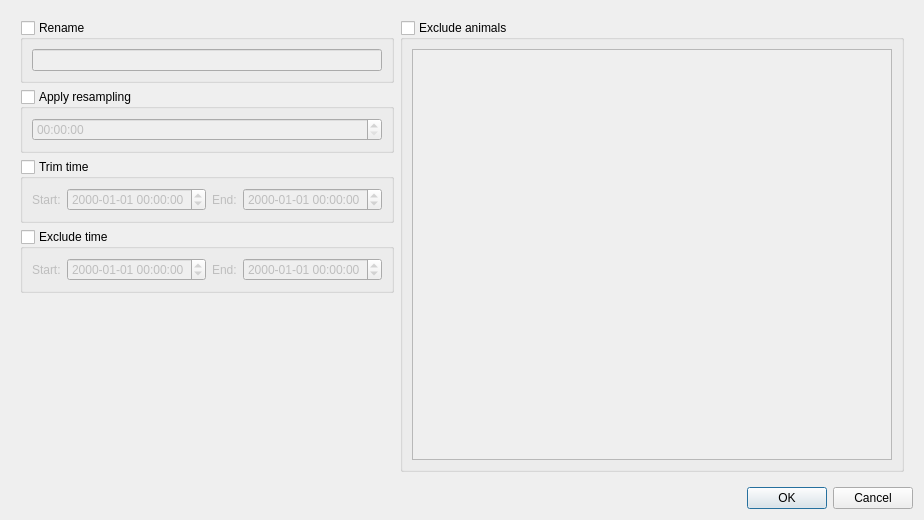
<?xml version="1.0" encoding="UTF-8"?>
<ui version="4.0">
 <author>Anton Rau</author>
 <class>AdjustDatasetDialog</class>
 <widget class="QDialog" name="AdjustDatasetDialog">
  <property name="geometry">
   <rect>
    <x>0</x>
    <y>0</y>
    <width>924</width>
    <height>520</height>
   </rect>
  </property>
  <property name="windowTitle">
   <string>Adjust Dataset</string>
  </property>
  <layout class="QVBoxLayout" name="verticalLayout">
   <item>
    <widget class="QWidget" name="widgetMain" native="true">
     <layout class="QHBoxLayout" name="horizontalLayout_4">
      <item>
       <widget class="QWidget" name="widgetLeft" native="true">
        <property name="sizePolicy">
         <sizepolicy hsizetype="Fixed" vsizetype="Preferred">
          <horstretch>0</horstretch>
          <verstretch>0</verstretch>
         </sizepolicy>
        </property>
        <layout class="QVBoxLayout" name="verticalLayout_4">
         <property name="leftMargin">
          <number>0</number>
         </property>
         <property name="topMargin">
          <number>0</number>
         </property>
         <property name="rightMargin">
          <number>0</number>
         </property>
         <property name="bottomMargin">
          <number>0</number>
         </property>
         <item>
          <widget class="QGroupBox" name="groupBoxRename">
           <property name="title">
            <string>Rename</string>
           </property>
           <property name="checkable">
            <bool>true</bool>
           </property>
           <property name="checked">
            <bool>false</bool>
           </property>
           <layout class="QVBoxLayout" name="verticalLayout_3">
            <item>
             <widget class="QLineEdit" name="lineEditName"/>
            </item>
           </layout>
          </widget>
         </item>
         <item>
          <widget class="QGroupBox" name="groupBoxResampling">
           <property name="title">
            <string>Apply resampling</string>
           </property>
           <property name="checkable">
            <bool>true</bool>
           </property>
           <property name="checked">
            <bool>false</bool>
           </property>
           <layout class="QVBoxLayout" name="verticalLayout_2">
            <item>
             <widget class="QTimeEdit" name="timeEditResamplingInterval">
              <property name="displayFormat">
               <string>HH:mm:ss</string>
              </property>
             </widget>
            </item>
           </layout>
          </widget>
         </item>
         <item>
          <widget class="QGroupBox" name="groupBoxTrimTime">
           <property name="title">
            <string>Trim time</string>
           </property>
           <property name="checkable">
            <bool>true</bool>
           </property>
           <property name="checked">
            <bool>false</bool>
           </property>
           <layout class="QHBoxLayout" name="horizontalLayout_2">
            <item>
             <widget class="QLabel" name="labelTrimTimeStart">
              <property name="text">
               <string>Start:</string>
              </property>
             </widget>
            </item>
            <item>
             <widget class="QDateTimeEdit" name="dateTimeEditTrimStart">
              <property name="displayFormat">
               <string>yyyy-MM-dd HH:mm:ss</string>
              </property>
             </widget>
            </item>
            <item>
             <widget class="QLabel" name="labelTrimTimeEnd">
              <property name="text">
               <string>End:</string>
              </property>
             </widget>
            </item>
            <item>
             <widget class="QDateTimeEdit" name="dateTimeEditTrimEnd">
              <property name="displayFormat">
               <string>yyyy-MM-dd HH:mm:ss</string>
              </property>
             </widget>
            </item>
           </layout>
          </widget>
         </item>
         <item>
          <widget class="QGroupBox" name="groupBoxExcludeTime">
           <property name="title">
            <string>Exclude time</string>
           </property>
           <property name="checkable">
            <bool>true</bool>
           </property>
           <property name="checked">
            <bool>false</bool>
           </property>
           <layout class="QHBoxLayout" name="horizontalLayout_3">
            <item>
             <widget class="QLabel" name="labelExcludeTimeStart">
              <property name="text">
               <string>Start:</string>
              </property>
             </widget>
            </item>
            <item>
             <widget class="QDateTimeEdit" name="dateTimeEditExcludeStart">
              <property name="displayFormat">
               <string>yyyy-MM-dd HH:mm:ss</string>
              </property>
             </widget>
            </item>
            <item>
             <widget class="QLabel" name="labelExcludeTimeEnd">
              <property name="text">
               <string>End:</string>
              </property>
             </widget>
            </item>
            <item>
             <widget class="QDateTimeEdit" name="dateTimeEditExcludeEnd">
              <property name="displayFormat">
               <string>yyyy-MM-dd HH:mm:ss</string>
              </property>
             </widget>
            </item>
           </layout>
          </widget>
         </item>
         <item>
          <spacer name="verticalSpacer">
           <property name="orientation">
            <enum>Qt::Orientation::Vertical</enum>
           </property>
           <property name="sizeHint" stdset="0">
            <size>
             <width>20</width>
             <height>40</height>
            </size>
           </property>
          </spacer>
         </item>
        </layout>
       </widget>
      </item>
      <item>
       <widget class="QGroupBox" name="groupBoxExcludeAnimals">
        <property name="title">
         <string>Exclude animals</string>
        </property>
        <property name="checkable">
         <bool>true</bool>
        </property>
        <property name="checked">
         <bool>false</bool>
        </property>
        <layout class="QVBoxLayout" name="verticalLayout_5">
         <item>
          <widget class="QTableWidget" name="tableWidgetAnimals">
           <property name="editTriggers">
            <set>QAbstractItemView::EditTrigger::NoEditTriggers</set>
           </property>
           <property name="selectionMode">
            <enum>QAbstractItemView::SelectionMode::MultiSelection</enum>
           </property>
           <property name="selectionBehavior">
            <enum>QAbstractItemView::SelectionBehavior::SelectRows</enum>
           </property>
           <property name="verticalScrollMode">
            <enum>QAbstractItemView::ScrollMode::ScrollPerPixel</enum>
           </property>
           <property name="horizontalScrollMode">
            <enum>QAbstractItemView::ScrollMode::ScrollPerPixel</enum>
           </property>
           <property name="sortingEnabled">
            <bool>true</bool>
           </property>
           <attribute name="verticalHeaderVisible">
            <bool>false</bool>
           </attribute>
           <attribute name="verticalHeaderMinimumSectionSize">
            <number>20</number>
           </attribute>
           <attribute name="verticalHeaderDefaultSectionSize">
            <number>20</number>
           </attribute>
          </widget>
         </item>
        </layout>
       </widget>
      </item>
     </layout>
    </widget>
   </item>
   <item>
    <widget class="QDialogButtonBox" name="buttonBox">
     <property name="orientation">
      <enum>Qt::Orientation::Horizontal</enum>
     </property>
     <property name="standardButtons">
      <set>QDialogButtonBox::StandardButton::Cancel|QDialogButtonBox::StandardButton::Ok</set>
     </property>
    </widget>
   </item>
  </layout>
 </widget>
 <resources>
  <include location="../../../../resources/resources.qrc"/>
 </resources>
 <connections>
  <connection>
   <sender>buttonBox</sender>
   <signal>accepted()</signal>
   <receiver>AdjustDatasetDialog</receiver>
   <slot>accept()</slot>
   <hints>
    <hint type="sourcelabel">
     <x>248</x>
     <y>254</y>
    </hint>
    <hint type="destinationlabel">
     <x>157</x>
     <y>274</y>
    </hint>
   </hints>
  </connection>
  <connection>
   <sender>buttonBox</sender>
   <signal>rejected()</signal>
   <receiver>AdjustDatasetDialog</receiver>
   <slot>reject()</slot>
   <hints>
    <hint type="sourcelabel">
     <x>316</x>
     <y>260</y>
    </hint>
    <hint type="destinationlabel">
     <x>286</x>
     <y>274</y>
    </hint>
   </hints>
  </connection>
 </connections>
</ui>
